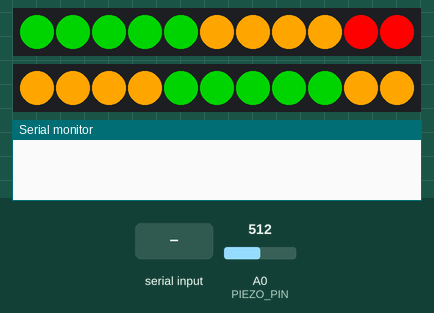
This sketch was run on a simulated Arduino Uno, built with avr-gcc and run on an emulated ATmega328P. On the bench: 2 × 11 RGB LEDs in strip order, left to right, the last lines printed to the serial monitor. The inputs (shaded band) are chosen by the test bench; at power-on: A0 (PIEZO_PIN) = 512. Dim RGB values are drawn brighter than linear.

Above: at 1.2 s.
1.3 s: "a" received over Serial
At 2.9 s:
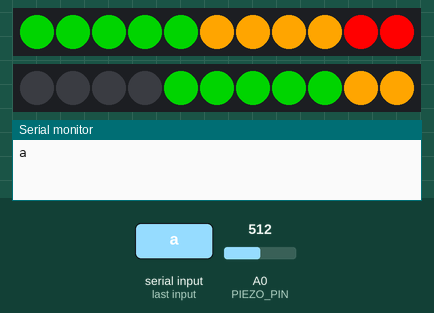
3.8 s: "c" received over Serial
At 5.0 s:
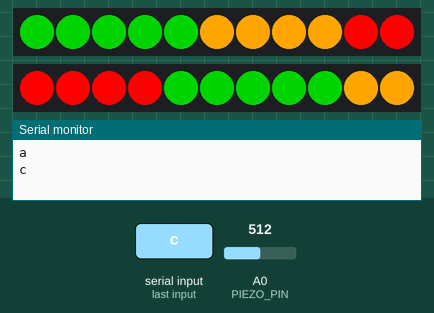
5.3 s: "q" received over Serial
At 6.7 s:
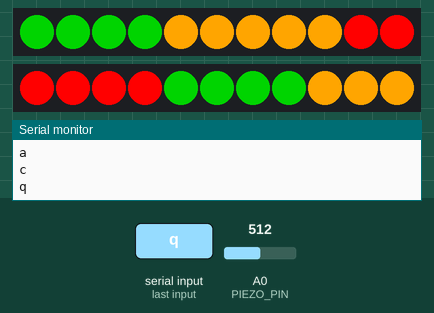
8.3 s: "w" received over Serial
At 9.72 s:
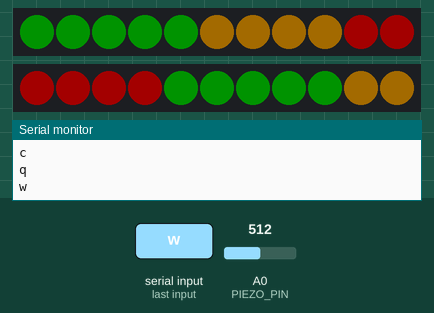
11.3 s: "z" received over Serial
At 12.4 s:
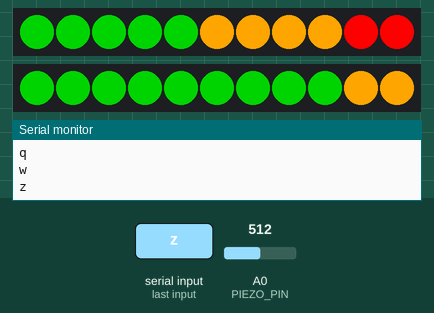
12.8 s: A0 (PIEZO_PIN) set to 984
15.8 s: A0 (PIEZO_PIN) set to 1014
At 16.6 s:
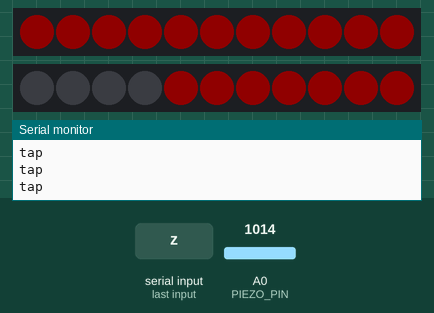
Timing chart, 0 to 18.7 s (numbered marks = the images above; inputs shaded):
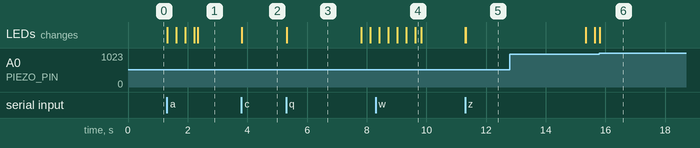

Measured:
- the behaviour switches between 999 and 1000 on A0 (PIEZO_PIN) (found by bisection; images 5 and 6)
- after the input at 1.3 s, the LEDs: first change at once (image 1 shows a later state)
- after the input at 3.8 s, the LEDs: change at once (image 2)
- after the input at 11.3 s, the LEDs: first change at once (image 5 shows a later state)
- after the input at 15.8 s, the LEDs: change at once (image 6)

The sketch:

project.ino
```cpp
#define FASTLED_INTERNAL
#include <FastLED.h>

/* LEDs side (ring) */
#define NUM_LEDS 11
#define LED_PIN 3

// Activity
#define MAX_LED_BRIGHTNESS 255
#define TIME_ON 6000 // ms before leds turn off

// Pulse/notification
#define PULSE_OFF 0
#define PULSE_SHORT 1
#define PULSE_LONG 2
#define TIME_PULSE_TOGGLE_SHORT 250
#define TIME_PULSE_TOGGLE_LONG 800
#define PULSE_ITER_SHORT 4
#define PULSE_ITER_LONG 10
#define MIN_PULSE_LED_BRIGHTNESS 16
#define MAX_PULSE_LED_BRIGHTNESS 128

/* LEDs front (for the tree) */
#define NUM_LEDS_FRONT 4
#define LED_PIN_FRONT 5

/* Piezo button */
#define PIEZO_PIN A0
#define PIEZO_THRESHOLD 1000


// Define the array of leds
CRGB leds[NUM_LEDS];
CRGB ledsFront[NUM_LEDS_FRONT];

int activityHigh = 5, activityMed = 4, activityLow = 2;
int ledBrightness = MAX_LED_BRIGHTNESS;

// For pulse sequence
int pulseType = PULSE_OFF, pulseLedOn, timerToggle, iterRemaining;

// switch and shut off timer
int sensorReading = 0;
int timerOn = TIME_ON;
unsigned long dt, lastTime = 0;


void setLeds(int start, int end, const struct CRGB &color) {
  for (int i = start; i < end; i++) {
    leds[i] = color;
  }
  FastLED.show();
}

void setLedsFront(const struct CRGB &color) {
  for (int i = 0; i < NUM_LEDS_FRONT; i++) {
    ledsFront[i] = color;
  }
  FastLED.show();
}

void setAllLeds(int green, int yellow, int red) {
  int d1 = green, d2 = yellow + green, d3 = red + yellow + green;
  setLeds(0, d1, CRGB::Green);
  setLeds(d1, d2, CRGB::Orange);
  setLeds(d2, d3, CRGB::Red);
}

void setLedsOff() {
  FastLED.clear();
  FastLED.show();
}

void setPulse(int type) {
  if(type == PULSE_SHORT) {
    pulseLedOn = 1; timerToggle = TIME_PULSE_TOGGLE_SHORT; iterRemaining = PULSE_ITER_SHORT;
  } else if (type == PULSE_LONG) {
    pulseLedOn = 1; timerToggle = TIME_PULSE_TOGGLE_LONG; iterRemaining = PULSE_ITER_LONG;
  } else {
    pulseType = PULSE_OFF;
    return;
  }

  pulseType = type;
}

void pulseLeds() {
  const int timeToggle = pulseType == PULSE_SHORT ? TIME_PULSE_TOGGLE_SHORT : TIME_PULSE_TOGGLE_LONG;

  if (timerToggle <= 0) {
    pulseLedOn *= -1;
    timerToggle = timeToggle;
    iterRemaining -= 1;
  }

  if (iterRemaining <= 0)
    pulseType = PULSE_OFF;

  FastLED.setBrightness(pulseLedOn == 1
                          ? map(timerToggle, 0, timeToggle,
                                MAX_PULSE_LED_BRIGHTNESS, MIN_PULSE_LED_BRIGHTNESS)
                          : map(timerToggle, 0, timeToggle,
                                MIN_PULSE_LED_BRIGHTNESS, MAX_PULSE_LED_BRIGHTNESS));
  setLeds(0, NUM_LEDS, CRGB::Red);
  setLedsFront(CRGB::Black);

  timerToggle -= dt;
}

void serialEvent() {
  while (Serial.available()) {
    char inChar = (char)Serial.read();
    Serial.println(inChar);

    switch(inChar) {
      case 'q':
        if (activityHigh == 0) break;
        activityHigh--; activityMed++;
        break;
      case 'w':
        if (activityMed == 0) break;
        activityHigh++; activityMed--;
        break;
      case 'e':
        if (activityMed == 0) break;
        activityLow++; activityMed--;
        break;
      case 'r':
        if (activityLow == 0) break;
        activityMed++; activityLow--;
        break;
      case 'a':
        setPulse(PULSE_SHORT);
        break;
      case 's':
        setPulse(PULSE_LONG);
        break;
      case 'd':
        setPulse(PULSE_OFF);
        break;
      case 'z':
        timerOn = TIME_ON;
        setLedsFront(CRGB::Green);
        break;
      case 'x':
        timerOn = TIME_ON;
        setLedsFront(CRGB::Orange);
        break;
      case 'c':
        timerOn = TIME_ON;
        setLedsFront(CRGB::Red);
        break;
    }
  }
}

void setup() {
  FastLED.addLeds<NEOPIXEL, LED_PIN>(leds, NUM_LEDS);
  FastLED.addLeds<NEOPIXEL, LED_PIN_FRONT>(ledsFront, NUM_LEDS);
  FastLED.setBrightness(ledBrightness);
  setLedsFront(CRGB::Orange);

  Serial.begin(9600);
}

void loop() {
  // Calculate delta time (dt) since last iteration
  unsigned long timeNow = millis();
  dt = timeNow - lastTime;
  lastTime = timeNow;

  // Read value of piezo switch/sensor
  sensorReading = analogRead(PIEZO_PIN);
  if (sensorReading >= PIEZO_THRESHOLD) {
    //timerOn = TIME_ON;
    setPulse(PULSE_SHORT);
    Serial.println("tap");
  }

  // Set LEDs
  if(pulseType != PULSE_OFF) {
    pulseLeds();
  } else if (timerOn >= 0) {
    // If timer is below a certain threshold, gradually lower the brightness
    ledBrightness = (timerOn >= TIME_ON / 3)
                      ? MAX_LED_BRIGHTNESS
                      : map(timerOn, 0, TIME_ON / 3, 16, MAX_LED_BRIGHTNESS);

    FastLED.setBrightness(ledBrightness);
    setAllLeds(activityHigh, activityMed, activityLow);

    timerOn -= (int) dt;
  } else {
    setLedsOff();
  }

  delay(10); // TODO: remove?
}
```
